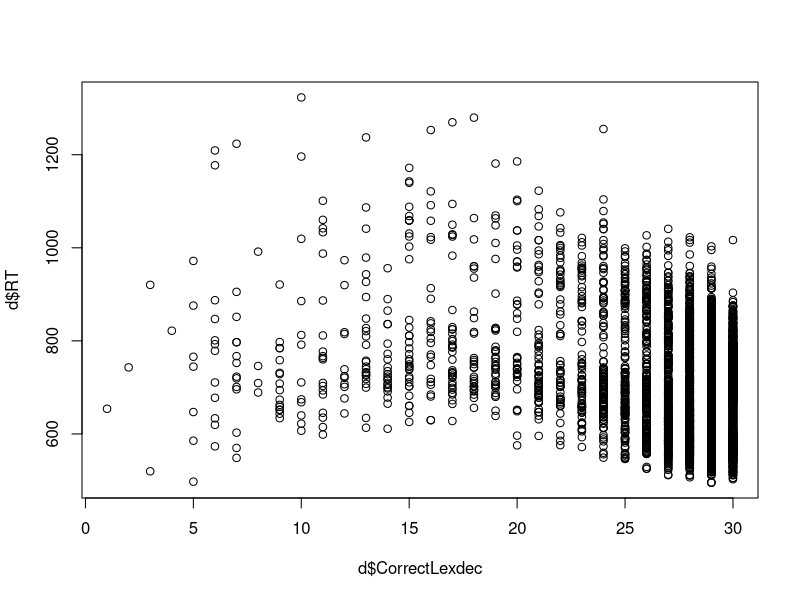

Here is the R script that generated this plot:
## ---- chunk 1
knitr::opts_chunk$set(echo = TRUE)
library(tidyverse)
## ---- chunk 2
d = read_csv("english.csv")
d$RT = exp(d$RTlexdec)
head(d)
## ---- chunk 3
# TODO
## ---- chunk 4
# TODO
## ---- chunk 5
# TODO
## ---- chunk 6
# TODO
## ---- chunk 7
plot(d$CorrectLexdec, d$RT)
## ---- chunk 8
# TODO
## ---- chunk 9
# TODO
## ---- chunk 10
# TODO
## ---- chunk 11
# TODO
## ---- chunk 12
# TODO
## ---- chunk 13
# TODO
## ---- chunk 14
# TODO
